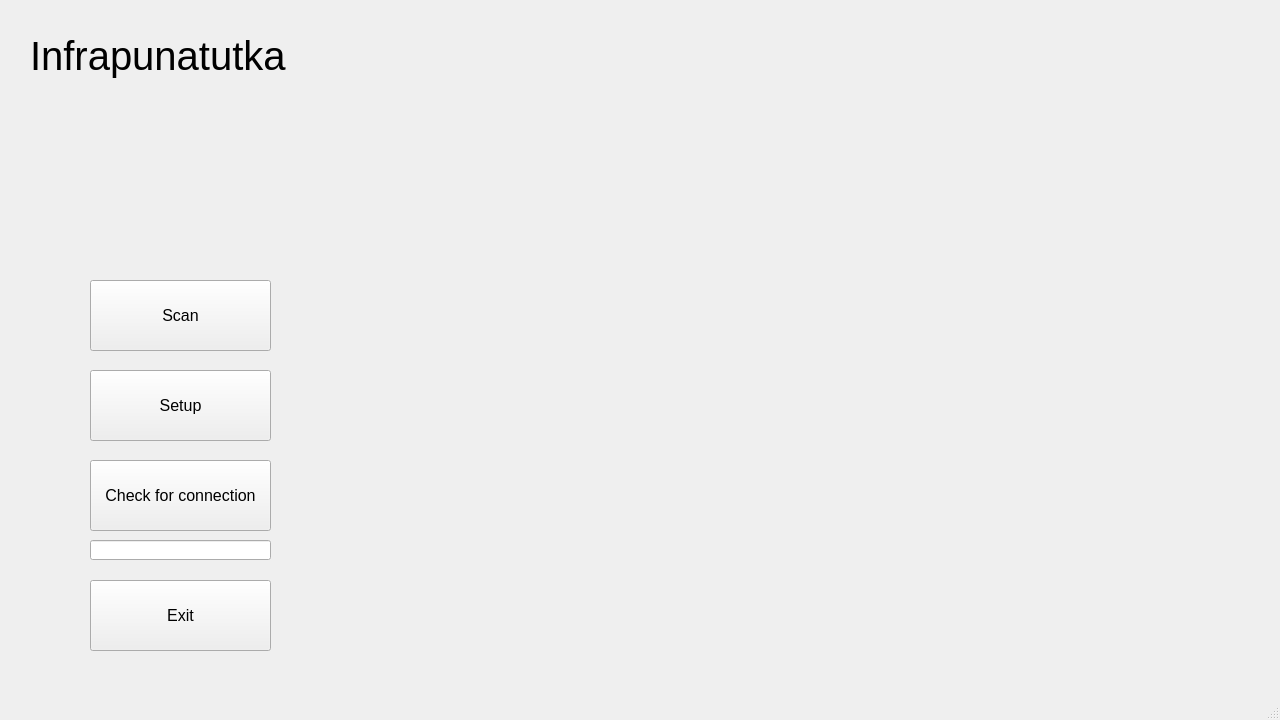
<?xml version="1.0" encoding="UTF-8"?>
<ui version="4.0">
 <class>MainWindow</class>
 <widget class="QMainWindow" name="MainWindow">
  <property name="geometry">
   <rect>
    <x>0</x>
    <y>0</y>
    <width>1280</width>
    <height>720</height>
   </rect>
  </property>
  <property name="windowTitle">
   <string>MainWindow</string>
  </property>
  <widget class="QWidget" name="centralWidget">
   <widget class="QLabel" name="label">
    <property name="geometry">
     <rect>
      <x>30</x>
      <y>20</y>
      <width>401</width>
      <height>71</height>
     </rect>
    </property>
    <property name="font">
     <font>
      <pointsize>30</pointsize>
      <weight>50</weight>
      <italic>false</italic>
      <bold>false</bold>
      <underline>false</underline>
      <strikeout>false</strikeout>
     </font>
    </property>
    <property name="text">
     <string>Infrapunatutka</string>
    </property>
   </widget>
   <widget class="QStackedWidget" name="stackedWidget">
    <property name="geometry">
     <rect>
      <x>30</x>
      <y>110</y>
      <width>1211</width>
      <height>571</height>
     </rect>
    </property>
    <property name="currentIndex">
     <number>0</number>
    </property>
    <widget class="QWidget" name="page">
     <widget class="QPushButton" name="button_exit">
      <property name="geometry">
       <rect>
        <x>60</x>
        <y>470</y>
        <width>181</width>
        <height>71</height>
       </rect>
      </property>
      <property name="font">
       <font>
        <pointsize>12</pointsize>
       </font>
      </property>
      <property name="text">
       <string>Exit</string>
      </property>
     </widget>
     <widget class="QPushButton" name="button_check_for_connection">
      <property name="geometry">
       <rect>
        <x>60</x>
        <y>350</y>
        <width>181</width>
        <height>71</height>
       </rect>
      </property>
      <property name="font">
       <font>
        <pointsize>12</pointsize>
       </font>
      </property>
      <property name="text">
       <string>Check for connection</string>
      </property>
     </widget>
     <widget class="QPushButton" name="button_setup">
      <property name="geometry">
       <rect>
        <x>60</x>
        <y>260</y>
        <width>181</width>
        <height>71</height>
       </rect>
      </property>
      <property name="font">
       <font>
        <pointsize>12</pointsize>
       </font>
      </property>
      <property name="text">
       <string>Setup</string>
      </property>
     </widget>
     <widget class="QPushButton" name="button_scan">
      <property name="geometry">
       <rect>
        <x>60</x>
        <y>170</y>
        <width>181</width>
        <height>71</height>
       </rect>
      </property>
      <property name="font">
       <font>
        <pointsize>12</pointsize>
       </font>
      </property>
      <property name="text">
       <string>Scan</string>
      </property>
     </widget>
     <widget class="QLineEdit" name="lineEdit_command">
      <property name="geometry">
       <rect>
        <x>60</x>
        <y>430</y>
        <width>181</width>
        <height>20</height>
       </rect>
      </property>
     </widget>
    </widget>
    <widget class="QWidget" name="page_2">
     <widget class="QPushButton" name="button_back">
      <property name="geometry">
       <rect>
        <x>0</x>
        <y>530</y>
        <width>131</width>
        <height>41</height>
       </rect>
      </property>
      <property name="text">
       <string>Back</string>
      </property>
     </widget>
     <widget class="QLabel" name="label_2">
      <property name="geometry">
       <rect>
        <x>530</x>
        <y>0</y>
        <width>101</width>
        <height>41</height>
       </rect>
      </property>
      <property name="font">
       <font>
        <pointsize>14</pointsize>
       </font>
      </property>
      <property name="text">
       <string>Setup</string>
      </property>
     </widget>
    </widget>
    <widget class="QWidget" name="page_3">
     <widget class="QPushButton" name="button_back_2">
      <property name="geometry">
       <rect>
        <x>0</x>
        <y>530</y>
        <width>131</width>
        <height>41</height>
       </rect>
      </property>
      <property name="text">
       <string>Back</string>
      </property>
     </widget>
    </widget>
   </widget>
  </widget>
  <widget class="QStatusBar" name="statusBar"/>
 </widget>
 <layoutdefault spacing="6" margin="11"/>
 <resources/>
 <connections/>
</ui>
